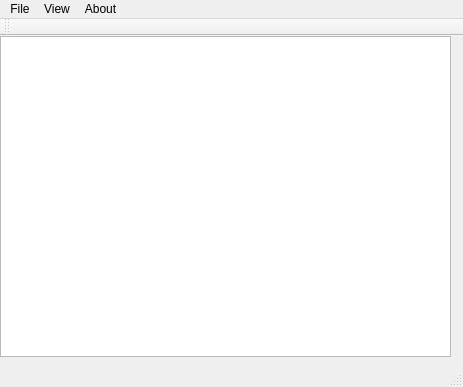
<?xml version="1.0" encoding="UTF-8"?>
<ui version="4.0">
 <class>DataBase</class>
 <widget class="QMainWindow" name="DataBase">
  <property name="geometry">
   <rect>
    <x>0</x>
    <y>0</y>
    <width>463</width>
    <height>387</height>
   </rect>
  </property>
  <property name="windowTitle">
   <string>Population</string>
  </property>
  <widget class="QWidget" name="centralWidget">
   <widget class="QTableView" name="tableView">
    <property name="geometry">
     <rect>
      <x>0</x>
      <y>0</y>
      <width>451</width>
      <height>321</height>
     </rect>
    </property>
   </widget>
  </widget>
  <widget class="QMenuBar" name="menuBar">
   <property name="geometry">
    <rect>
     <x>0</x>
     <y>0</y>
     <width>463</width>
     <height>21</height>
    </rect>
   </property>
   <widget class="QMenu" name="menuFile">
    <property name="title">
     <string>File</string>
    </property>
    <addaction name="actionNew_Table"/>
    <addaction name="actionAdd_Field"/>
    <addaction name="actionDelete_Field"/>
    <addaction name="separator"/>
    <addaction name="actionEXit"/>
   </widget>
   <widget class="QMenu" name="menuView">
    <property name="title">
     <string>View</string>
    </property>
    <addaction name="actionTable"/>
    <addaction name="actionDiagram"/>
   </widget>
   <widget class="QMenu" name="menuAbout">
    <property name="title">
     <string>About</string>
    </property>
    <addaction name="actionAbout_Application"/>
   </widget>
   <addaction name="menuFile"/>
   <addaction name="menuView"/>
   <addaction name="menuAbout"/>
  </widget>
  <widget class="QToolBar" name="mainToolBar">
   <attribute name="toolBarArea">
    <enum>TopToolBarArea</enum>
   </attribute>
   <attribute name="toolBarBreak">
    <bool>false</bool>
   </attribute>
  </widget>
  <widget class="QStatusBar" name="statusBar"/>
  <action name="actionNew_Table">
   <property name="text">
    <string>New Table</string>
   </property>
  </action>
  <action name="actionTable">
   <property name="text">
    <string>Table</string>
   </property>
  </action>
  <action name="actionDiagram">
   <property name="text">
    <string>Diagram</string>
   </property>
  </action>
  <action name="actionAdd_Field">
   <property name="text">
    <string>Add Field</string>
   </property>
  </action>
  <action name="actionDelete_Field">
   <property name="text">
    <string>Delete Field</string>
   </property>
  </action>
  <action name="actionAbout_Application">
   <property name="text">
    <string>About Application</string>
   </property>
  </action>
  <action name="actionEXit">
   <property name="text">
    <string>Exit</string>
   </property>
  </action>
 </widget>
 <layoutdefault spacing="6" margin="11"/>
 <resources/>
 <connections/>
</ui>
